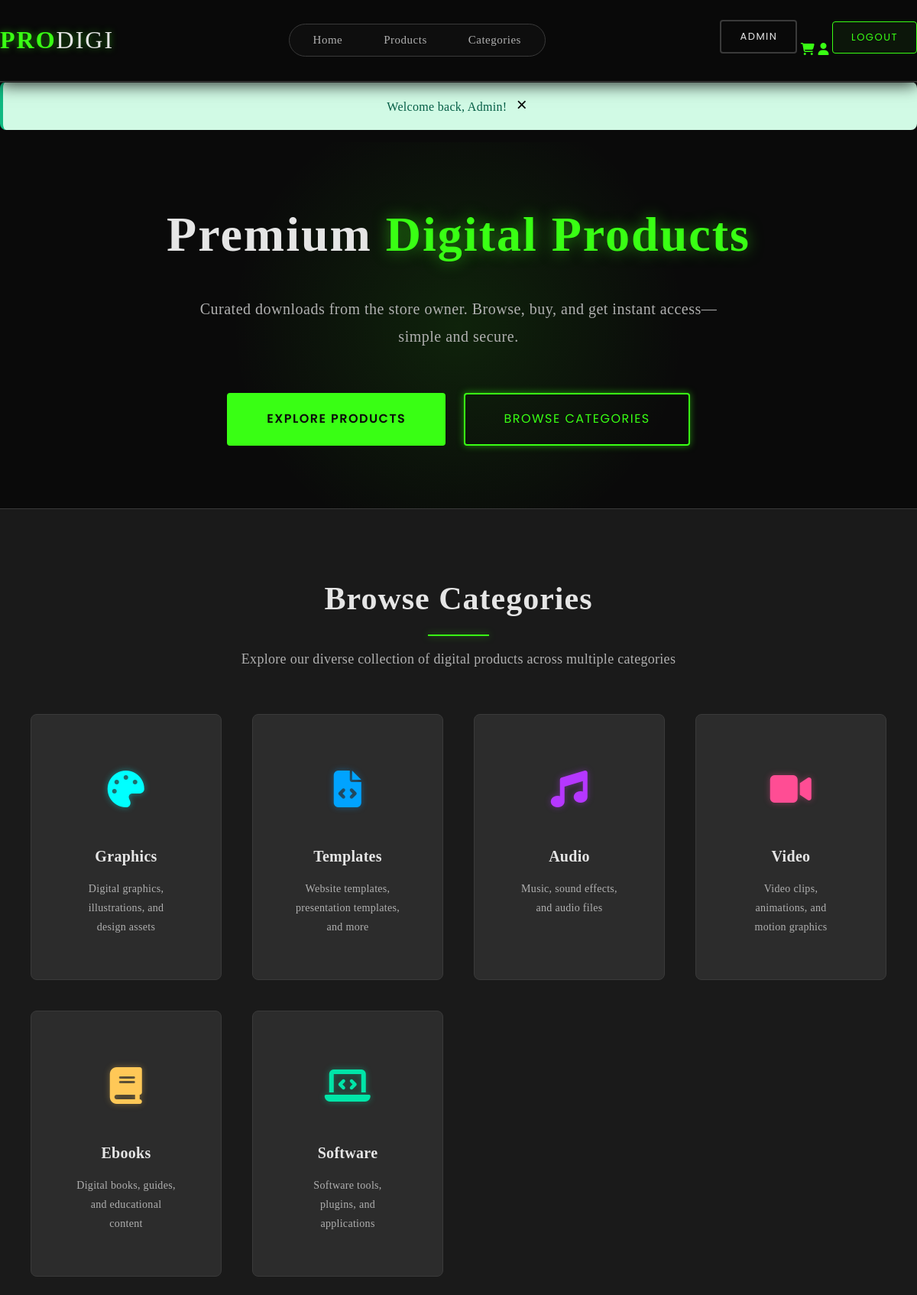
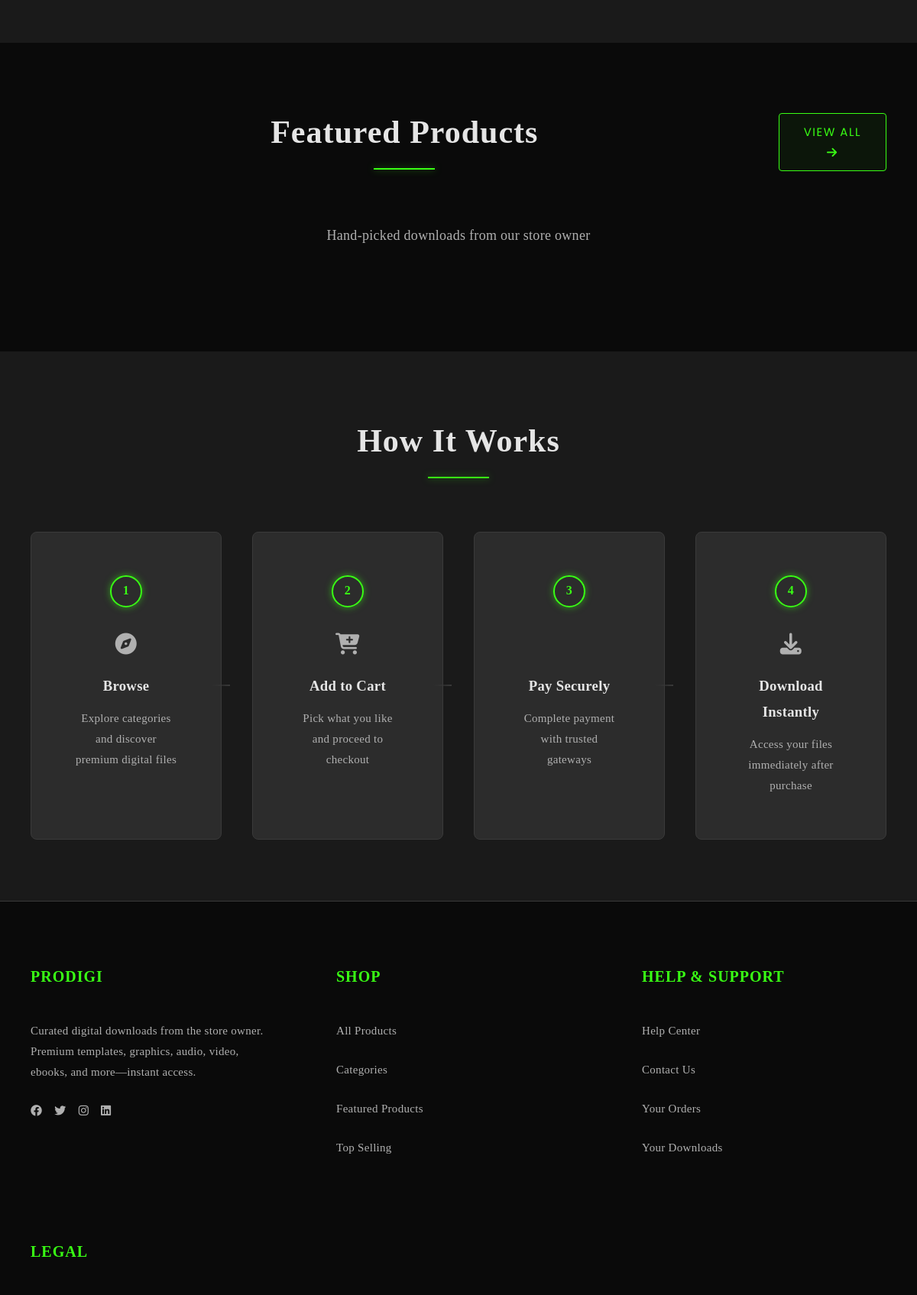
The page / (signed in, upper part) on the database its author committed (2 pictures, top to bottom).
### tables this page shows
CREATE TABLE categories (
    category_id INT PRIMARY KEY AUTO_INCREMENT,
    category_name VARCHAR(50) NOT NULL,
    category_slug VARCHAR(50) UNIQUE NOT NULL,
    category_description TEXT,
    category_icon VARCHAR(100),
    parent_category_id INT DEFAULT NULL,
    is_active TINYINT(1) DEFAULT 1,
    display_order INT DEFAULT 0,
    created_at TIMESTAMP DEFAULT CURRENT_TIMESTAMP,
    FOREIGN KEY (parent_category_id) REFERENCES categories(category_id) ON DELETE SET NULL,
    INDEX idx_category_slug (category_slug)
);

### index.php (called while the page is built, shortened)
<?php
require_once __DIR__ . '/config/config.php';
$category = new Category();
$categories = $category->getAllCategories();
include VIEWS_PATH . '/home.php';
?>

### config/config.php (called while the page is built, shortened)
<?php
spl_autoload_register(function ($class_name) {
    $utilsClasses = ['FileUpload', 'Utils', 'Category', 'Review'];
    if (in_array($class_name, $utilsClasses)) {
        $file = CLASSES_PATH . '/Utils.php';
        if (file_exists($file)) {
            return;
        }
    }
});
?>

### classes/Database.php (called while the page is built, shortened)
<?php
class Database {
    private static $instance = null;
    private $connection;
    private $host;
    private $username;
    private $password;
    private $database;
    private $charset;
    private function __construct() {
        $this->host = DB_HOST;
        $this->username = DB_USER;
        $this->password = DB_PASS;
        $this->database = DB_NAME;
        $this->charset = DB_CHARSET;
    }
    public static function getInstance() {
        if (self::$instance === null) {
            self::$instance = new self();
        }
        return self::$instance;
    }
    private function connect() {
        try {
            $dsn = "mysql:host={$this->host};dbname={$this->database};charset={$this->charset}";
            $options = [
                PDO::ATTR_ERRMODE => PDO::ERRMODE_EXCEPTION,
                PDO::ATTR_DEFAULT_FETCH_MODE => PDO::FETCH_ASSOC,
                PDO::ATTR_EMULATE_PREPARES => false,
                PDO::ATTR_PERSISTENT => true
            ];
            $this->connection = new PDO($dsn, $this->username, $this->password, $options);
        } catch (PDOException $e) {
            throw new Exception("Database connection failed: " . $e->getMessage());
        }
    }
    public function query($query, $params = []) {
        try {
            $stmt = $this->connection->prepare($query);
            $stmt->execute($params);
            return $stmt;
        } catch (PDOException $e) {
            throw new Exception("Query execution failed: " . $e->getMessage());
        }
    }
    public function fetchAll($query, $params = []) {
        $stmt = $this->query($query, $params);
        return $stmt->fetchAll();
    }
}
?>

### classes/Utils.php (called while the page is built, shortened)
<?php
class Category {
    private $db;
    public function __construct() {
        $this->db = Database::getInstance();
    }
    public function getAllCategories() {
        $query = "SELECT c.*,
                  (SELECT COUNT(*) FROM products p WHERE p.category_id = c.category_id AND p.is_active = 1) as product_count,
                  parent.category_name as parent_name
                  FROM categories c
                  LEFT JOIN categories parent ON c.parent_category_id = parent.category_id
                  ORDER BY c.display_order ASC, c.category_name ASC";
        return $this->db->fetchAll($query);
    }
}
?>

### views/home.php (the view, shortened to what this page needs)
<!DOCTYPE html>
<html lang="en">
<head>
        <link rel="stylesheet" href="<?php echo CSS_URL; ?>/dark-neon-theme.css">
    <link rel="stylesheet" href="https://cdnjs.cloudflare.com/ajax/libs/font-awesome/6.4.0/css/all.min.css">
</head>
<body class="home">
    <?php include VIEWS_PATH . '/includes/header.php'; ?>
    <section class="hero">
        <div class="container">
            <div class="hero-content">
                <h1>Premium <span class="highlight">Digital Products</span></h1>
                <p>Curated downloads from the store owner. Browse, buy, and get instant access—simple and secure.</p>
                <div class="hero-buttons">
                    <a href="products.php" class="btn btn-secondary btn-lg">Explore Products</a>
                    <a href="categories.php" class="btn btn-primary btn-lg">Browse Categories</a>
                </div>
            </div>
        </div>
    </section>
        <section>
        <div class="container">
            <h2 class="section-title">Browse Categories</h2>
            <p class="section-subtitle">Explore our diverse collection of digital products across multiple categories</p>
            <div class="categories-grid">
                <?php $i = 0; foreach ($categories as $category): $i++;
                    $accents = ['accent-cyan','accent-blue','accent-purple','accent-pink','accent-amber','accent-teal'];
                    $accentClass = $accents[($i - 1) % count($accents)];
                ?>
                <a href="products.php?category=<?php echo $category['category_slug']; ?>" class="category-card <?php echo $accentClass; ?>">
                    <div class="category-icon">
                        <i class="<?php echo $category['category_icon']; ?>"></i>
                    </div>
                    <h3 class="category-name"><?php echo htmlspecialchars($category['category_name']); ?></h3>
                    <p class="category-count"><?php echo htmlspecialchars($category['category_description']); ?></p>
                </a>
                <?php endforeach; ?>
            </div>
        </div>
    </section>
        <section>
        <div class="container">
            <div class="section-header">
                <h2 class="section-title">Featured Products</h2>
                    <a href="products.php?featured=1" class="btn btn-ghost">View All <i class="fas fa-arrow-right"></i></a>
            </div>
                <p class="section-subtitle">Hand-picked downloads from our store owner</p>
        </div>
    </section>
    <section class="how-it-works">
        <div class="container">
            <h2 class="section-title">How It Works</h2>
            <div class="steps-grid">
                <div class="step-card">
                    <div class="step-number">1</div>
                    <div class="step-icon"><i class="fas fa-compass"></i></div>
                    <h3>Browse</h3>
                    <p>Explore categories and discover premium digital files</p>
                </div>
                <div class="step-card">
                    <div class="step-number">2</div>
                    <div class="step-icon"><i class="fas fa-cart-plus"></i></div>
                    <h3>Add to Cart</h3>
                    <p>Pick what you like and proceed to checkout</p>
                </div>
                <div class="step-card">
                    <div class="step-number">3</div>
                    <div class="step-icon"><i class="fas fa-shield-check"></i></div>
                    <h3>Pay Securely</h3>
                    <p>Complete payment with trusted gateways</p>
                </div>
                <div class="step-card">
                    <div class="step-number">4</div>
                    <div class="step-icon"><i class="fas fa-download"></i></div>
                    <h3>Download Instantly</h3>
                    <p>Access your files immediately after purchase</p>
                </div>
            </div>
        </div>
    </section>
    <?php include VIEWS_PATH . '/includes/footer.php'; ?>
</body>
</html>

### rows shown on the page
categories: category_name "Graphics", category_description "Digital graphics, illustrations, and design assets"
categories: category_name "Templates", category_description "Website templates, presentation templates, and more"
categories: category_name "Audio", category_description "Music, sound effects, and audio files"
categories: category_name "Video", category_description "Video clips, animations, and motion graphics"
categories: category_name "Ebooks", category_description "Digital books, guides, and educational content"
categories: category_name "Software", category_description "Software tools, plugins, and applications"

### other values the page prints
$flash['message'] "Welcome back, Admin!"
